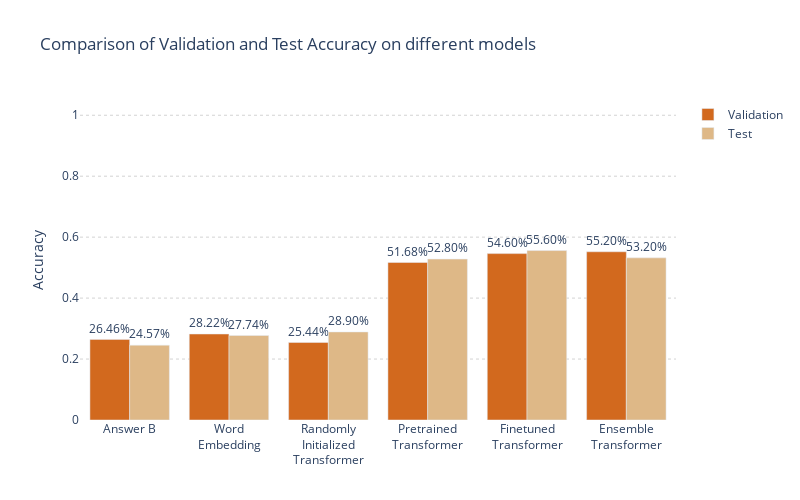

Notebook source saved alongside this figure:
### Code cell
import plotly.graph_objects as go

validation_scores = [accuracy_correct_validation_b, 0.2822, 0.2544, 0.5168, 0.546, 0.552]
test_scores = [accuracy_correct_test_b, 0.2773784355179704, 0.289, 0.528, 0.556, 0.532]

x_labels = ['Answer B', 'Word<br>Embedding', 'Randomly<br>Initialized<br>Transformer', 'Pretrained<br>Transformer', 'Finetuned<br>Transformer', 'Ensemble<br>Transformer']

fig = go.Figure()

fig.update_layout(
    yaxis=dict(title='Accuracy', range=[0, 1.05], showgrid=False), 
    xaxis=dict(tickangle=0),  
    plot_bgcolor='white',
    title_text="Comparison of Validation and Test Accuracy on different models",
    autosize=False,
    width=800,  
    height=500  
)

for y in [i * 0.2 for i in range(10)]:  # Adjust the range as needed
    fig.add_shape(
        type="line",
        x0=0,
        y0=y,
        x1=1,
        y1=y,
        xref="paper",
        yref="y",
        line=dict(
            color="LightGrey",
            width=1,
            dash="dot",
        ),
        layer="below"
    )

fig.add_trace(go.Bar(name='Validation', x=x_labels, y=validation_scores, marker_color='chocolate'))
fig.add_trace(go.Bar(name='Test', x=x_labels, y=test_scores, marker_color='burlywood'))

val_accuracy_percentages = [f'{acc*100:.2f}%' for acc in validation_scores]
test_accuracy_percentages = [f'{acc*100:.2f}%' for acc in test_scores]

fig.update_traces(text=val_accuracy_percentages, textposition='outside', selector=dict(name='Validation'))
fig.update_traces(text=test_accuracy_percentages, textposition='outside', selector=dict(name='Test'))

fig.show()

### Figure 1 — Plotly figure (JSON) as saved in the notebook; plotly's stock layout.template omitted (floating-point values rounded to 4 significant figures)
{"data": [{"marker": {"color": "chocolate"}, "name": "Validation", "text": ["26.46%", "28.22%", "25.44%", "51.68%", "54.60%", "55.20%"], "textposition": "outside", "type": "bar", "x": ["Answer B", "Word<br>Embedding", "Randomly<br>Initialized<br>Transformer", "Pretrained<br>Transformer", "Finetuned<br>Transformer", "Ensemble<br>Transformer"], "y": [0.2646, 0.2822, 0.2544, 0.5168, 0.546, 0.552]}, {"marker": {"color": "burlywood"}, "name": "Test", "text": ["24.57%", "27.74%", "28.90%", "52.80%", "55.60%", "53.20%"], "textposition": "outside", "type": "bar", "x": ["Answer B", "Word<br>Embedding", "Randomly<br>Initialized<br>Transformer", "Pretrained<br>Transformer", "Finetuned<br>Transformer", "Ensemble<br>Transformer"], "y": [0.2457, 0.2774, 0.289, 0.528, 0.556, 0.532]}], "layout": {"autosize": false, "height": 500, "plot_bgcolor": "white", "shapes": [{"layer": "below", "line": {"color": "LightGrey", "dash": "dot", "width": 1}, "type": "line", "x0": 0, "x1": 1, "xref": "paper", "y0": 0, "y1": 0, "yref": "y"}, {"layer": "below", "line": {"color": "LightGrey", "dash": "dot", "width": 1}, "type": "line", "x0": 0, "x1": 1, "xref": "paper", "y0": 0.2, "y1": 0.2, "yref": "y"}, {"layer": "below", "line": {"color": "LightGrey", "dash": "dot", "width": 1}, "type": "line", "x0": 0, "x1": 1, "xref": "paper", "y0": 0.4, "y1": 0.4, "yref": "y"}, {"layer": "below", "line": {"color": "LightGrey", "dash": "dot", "width": 1}, "type": "line", "x0": 0, "x1": 1, "xref": "paper", "y0": 0.6, "y1": 0.6, "yref": "y"}, {"layer": "below", "line": {"color": "LightGrey", "dash": "dot", "width": 1}, "type": "line", "x0": 0, "x1": 1, "xref": "paper", "y0": 0.8, "y1": 0.8, "yref": "y"}, {"layer": "below", "line": {"color": "LightGrey", "dash": "dot", "width": 1}, "type": "line", "x0": 0, "x1": 1, "xref": "paper", "y0": 1, "y1": 1, "yref": "y"}, {"layer": "below", "line": {"color": "LightGrey", "dash": "dot", "width": 1}, "type": "line", "x0": 0, "x1": 1, "xref": "paper", "y0": 1.2, "y1": 1.2, "yref": "y"}, {"layer": "below", "line": {"color": "LightGrey", "dash": "dot", "width": 1}, "type": "line", "x0": 0, "x1": 1, "xref": "paper", "y0": 1.4, "y1": 1.4, "yref": "y"}, {"layer": "below", "line": {"color": "LightGrey", "dash": "dot", "width": 1}, "type": "line", "x0": 0, "x1": 1, "xref": "paper", "y0": 1.6, "y1": 1.6, "yref": "y"}, {"layer": "below", "line": {"color": "LightGrey", "dash": "dot", "width": 1}, "type": "line", "x0": 0, "x1": 1, "xref": "paper", "y0": 1.8, "y1": 1.8, "yref": "y"}], "title": {"text": "Comparison of Validation and Test Accuracy on different models"}, "width": 800, "xaxis": {"tickangle": 0}, "yaxis": {"range": [0, 1.05], "showgrid": false, "title": {"text": "Accuracy"}}}}
